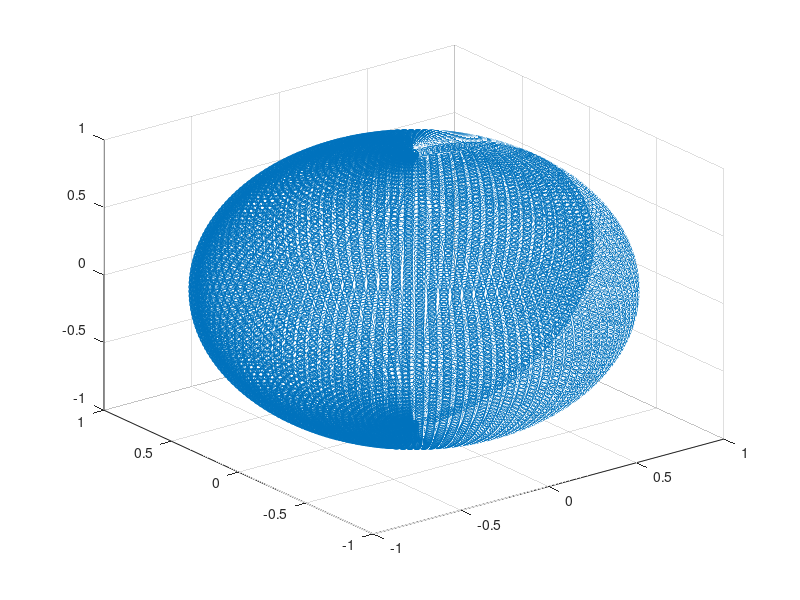

Write MATLAB code to recreate this figure.
clc; clear; close all;
addpath('../lib');
load('streetview.mat');
%% Convert int2double for Caculate
numPlanes = double(DepthHeader.numPlanes);
h = double(DepthHeader.panoHeight);
w = double(DepthHeader.panoWidth);
DepthMapIndices = double(DepthMapIndices);
%% Index Row-major 2 Col-major
DepthMapIndices = reshape(DepthMapIndices, w, h);
DepthMapIndices = DepthMapIndices';
DepthMapIndices = reshape(DepthMapIndices, 1, w * h);
%% Visual index map
%depthMapVisual = reshape(DepthMapIndices, h, w);
    %% Gray Image
%     depthMapVisual = depthMapVisual / numPlanes;
%     figure();
%     imshow(depthMapVisual);
    %% Color Image
%     randIndexColor = rand(3,numPlanes);
%     depthMapVisual_r = zeros(h, w); depthMapVisual_g = zeros(h, w); depthMapVisual_b = zeros(h, w);
%     for i=0:numPlanes-1
%         depthMapVisual_r(depthMapVisual == i) =  randIndexColor(1, i+1);
%         depthMapVisual_g(depthMapVisual == i) =  randIndexColor(2, i+1);
%         depthMapVisual_b(depthMapVisual == i) =  randIndexColor(3, i+1);
%     end
%     depthMapVisual_color = cat(3, depthMapVisual_r, depthMapVisual_g, depthMapVisual_b);
%     imshow(depthMapVisual_color);
%% Create DepthMap
y = 0:h-1;
theta = (h - y - 0.5) / h * pi; sin_theta = sin(theta); cos_theta = cos(theta);
x = 0:w-1;
phi = (w - x - 0.5) / w * 2 * pi + pi/2; sin_phi = sin(phi); cos_phi = cos(phi);

v = zeros(h,w,3); 
v(:,:,1) = sin_theta' * cos_phi; v(:,:,2) = sin_theta' * sin_phi; v(:,:,3) = cos_theta' * ones(1,w);
v = reshape(v, h*w, 3);
depthMap = zeros(h, w); 
depthMap(DepthMapIndices == 0) = inf;
for i=1:numPlanes - 1
    plane = DepthMapPlanes{i + 1};
    d_vec = ones(w*h, 1)*plane.d;
    dot_vec = v * [plane.nx; plane.ny; plane.nz];
    t = abs(d_vec ./ dot_vec);
    depthMap(DepthMapIndices == i) = t(DepthMapIndices == i);
end
figure();        
imshow(depthMap /50 );
%% Create Point Cloud
numFaces = 100;
[x,y,z] = sphere(numFaces);
scatter3(x(:), y(:), z(:));
% num_points = w*h;
% positions_x = zeros(1, num_points);
% positions_y = zeros(1, num_points);
% positions_z = zeros(1, num_points);
% n = 0;
% for y=0:h
%     lat = -(y / h) * 180.0 + 90.0;
%     r = cos(lat * pi / 180.0);
%     for x=0:w
%         depth = depthMap(y * h + x +1);	
%         lng = (x / w) * 360.0 - 180.0;
%         pos = zeros(1:3);
%         pos(2) = sin(lat * pi / 180.0);
%         pos(1) = (r * sin(lng * pi / 180.0));
%         pos(3) = -(r * cos(lng * pi / 180.0)); % IMPORTANT!!!!
%         % Multiple by Depth
%         pos = pos*depth;
%         % Store Position and Color of Each Point
%         if isinf(pos(1))
%             positions_x(n + 1) = 0;
%         else
%             positions_x(n + 1) = pos(1);            
%         end
%         if isinf(pos(2))
%             positions_y(n + 1) = 0;
%         else
%             positions_y(n + 1) = pos(2);            
%         end
%         if isinf(pos(3))
%             positions_z(n + 1) = 0;
%         else
%             positions_z(n + 1) = pos(3);            
%         end        
% 
% %         var color_canvas_x = parseInt((x / this.depthMap.width) * img_canvas_context.canvas.width);
% %         var color_canvas_y = parseInt((y / this.depthMap.height) * img_canvas_context.canvas.height);
% %         var color_index = color_canvas_y * img_canvas_context.canvas.width * 4 + color_canvas_x * 4;							
% %         colors[3 * n + 0] = (color_data[color_index + 0]) / 255.0;
% %         colors[3 * n + 1] = (color_data[color_index + 1]) / 255.0;
% %         colors[3 * n + 2] = (color_data[color_index + 2]) / 255.0;											
%          n = n+1;
%     end
% end